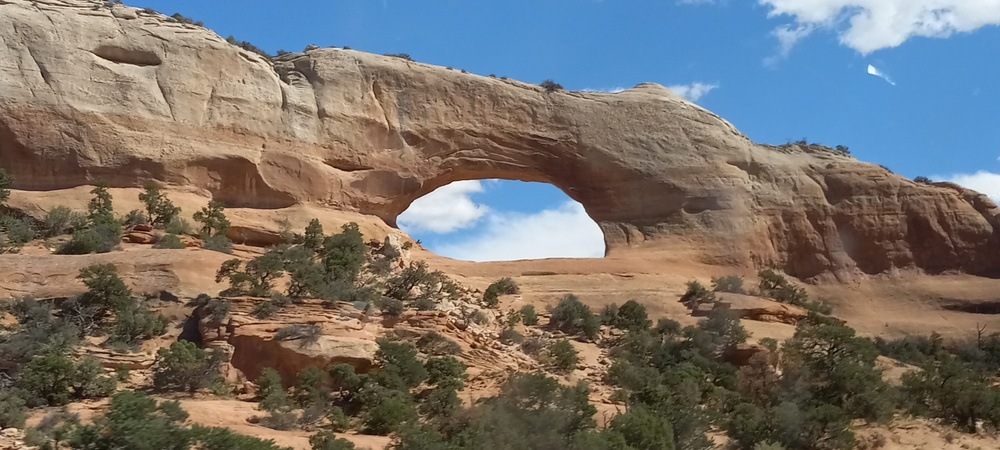
#> input picture cv.jpg, 1000 x 450 px, shrunk from 4608 x 2072 before the run
$ python readimage.py
#> lines starting #> are read from the running program, lines starting #| are printed output that depends on the picture
import cv2
import numpy

image = cv2.imread("cv.jpg")
#> image is the input picture: shape (450, 1000, 3); mean B, G, R 107.8, 113.1, 118.6
image2 = cv2.imread("grey.jpeg",0)
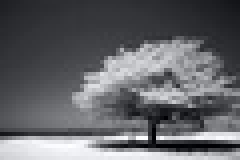
#> input picture grey.jpeg, 60 x 40 px, shrunk from 275 x 183 before the run (shown 4 times larger)
#> image2: shape (40, 60); min 0, max 255, mean 100.4
# color_image = cv2.cvtColor(image2,cv2.COLOR_GRAy2BGR555)
grey_image = cv2.cvtColor(image,cv2.COLOR_RGB2GRAY)
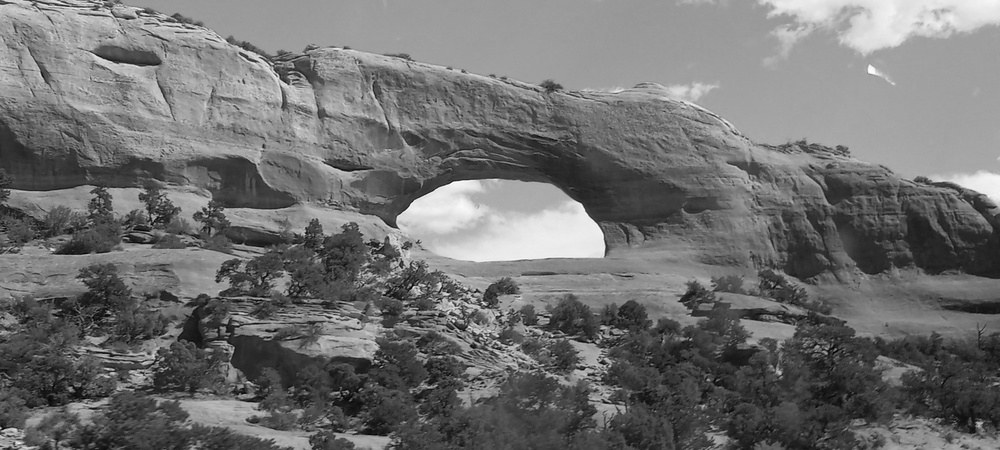
#> grey_image: shape (450, 1000); min 1, max 255, mean 112.2

#show the image on the screen

cv2.imshow("mywindow", grey_image)
cv2.imwrite("converted.png", grey_image)

cv2.waitKey(0)
cv2.destroyAllWindows()

# print(type(image))
# print(image.shape)

# print(grey_image)
